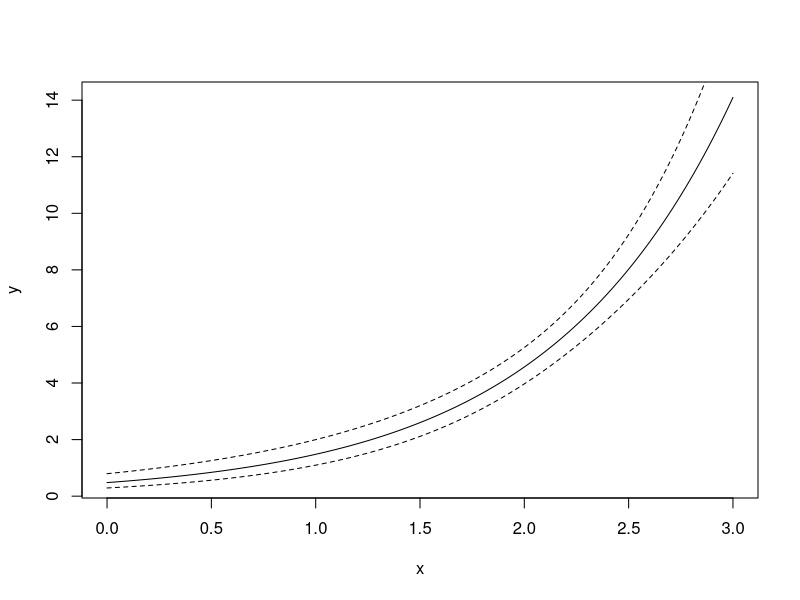

Generate this figure with R:
# Read the data (Session --> Set Working Directory --> To source file location)
DF <- read.csv("example_data_counts.csv")

# Fit the model
GLM <- glm(apples ~ age, family = poisson(link = "log"), data = DF)

# Enter the estimates
intercept   <- coef(GLM)[1]
slope       <- coef(GLM)[2]
inverselink <- exp

# Create a large sequence of numbers along the x-axis
x <- seq(0, 3, length.out = 1000)

# The following gives us two things:
#  - Predictions of lambda for every value of x
#  - A standard error at that value of x
pred <- predict(GLM, newdata = list(age = x), type = "link", se.fit = TRUE)

# Combined, those two can create a 95% CI on the scale of linear predictor.
# On this scale (not on the original scale!), we can use a normal-approximation.
eta     <- pred$fit
eta_lwr <- pred$fit + qnorm(0.025) * pred$se.fit
eta_upr <- pred$fit + qnorm(0.975) * pred$se.fit
  
# Compute the resulting values on the y-axis
y     <- inverselink(eta)
y_lwr <- inverselink(eta_lwr)
y_upr <- inverselink(eta_upr)

# Plot the resulting model
plot(x, y, type = "l")

# Add the confidence band
lines(x, y_lwr, lty = "dashed")
lines(x, y_upr, lty = "dashed")
